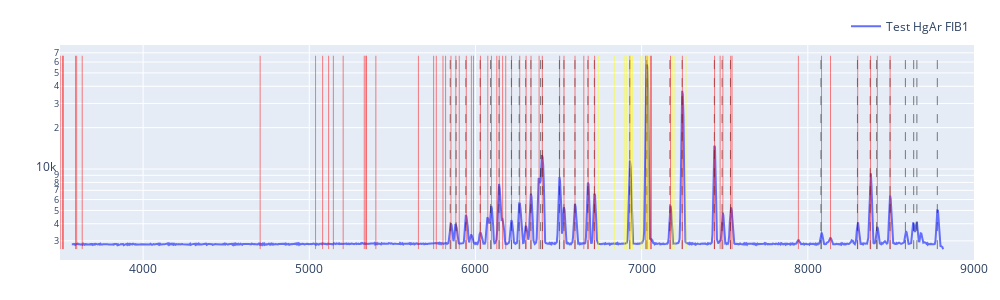

The code cell stored with this chart in its notebook:
### Code cell
import numpy as np
import plotly.graph_objects as go

def to_native_float(a):
    a = np.asarray(a)

    if a.dtype.byteorder not in ("=", "|"):
        a = a.byteswap().view(a.dtype.newbyteorder("="))

    return np.ascontiguousarray(a, dtype=np.float64)

# Convert arrays for Plotly (native endian)
x = to_native_float(solx)
y1 = to_native_float(intellical_near_f1)
y2 = to_native_float(near_f1)

fig = go.Figure()
# fig.add_trace(go.Scatter(x=x, y=y1, mode="lines", name="Intellical Hg FIB1"))
fig.add_trace(go.Scatter(x=x, y=y2, mode="lines", name="Test HgAr FIB1"))

peaks, _ = find_peaks(near_f1, height=1000, width=(0, 15), prominence=500)
peaks = refine_peaks(near_f1, peaks, window_width=5)

ymin = np.nanmin(y1[y1 > 0])
ymax = np.nanmax(y1)

for p in peaks:
    xp = float(x[int(p)])

    fig.add_trace(
        go.Scatter(
            x=[xp, xp],
            y=[ymin, ymax],
            mode="lines",
            line=dict(color="black", width=0.5, dash="dash"),
            hovertemplate=(
                "Peak<br>"
                f"pixel = {p:.2f}<br>"
                "λ = %{x:.2f}<br>"
                "<extra></extra>"
            ),
            showlegend=False
        )
    )

for line in newport_ne["Wavelength (nm)"]:
    lam = float(line) * 10.0
    fig.add_trace(
        go.Scatter(
            x=[lam, lam],
            y=[ymin, ymax],
            mode="lines",
            line=dict(color="red", width=0.5),
            hovertemplate=(
                "Ne line<br>"
                "λ = %{x:.2f}<br>"
                "<extra></extra>"
            ),
            showlegend=False
        )
    )
for line in newport_ne["Wavelength (nm)"]:
    lam = float(line) * 10.0 * 2
    fig.add_trace(
        go.Scatter(
            x=[lam, lam],
            y=[ymin, ymax],
            mode="lines",
            line=dict(color="yellow", width=0.5),
            hovertemplate=(
                "Ne 2rd line<br>"
                "λ = %{x:.2f}<br>"
                "<extra></extra>"
            ),
            showlegend=False
        )
    )

fig.update_layout(
    width=1000,
    height=300,
    yaxis_type="log",
    xaxis_range=[3500, 9000],
    margin=dict(l=60, r=20, t=40, b=40),
    legend=dict(orientation="h", y=1.02, x=1, xanchor="right", yanchor="bottom"),
)

fig.show()
